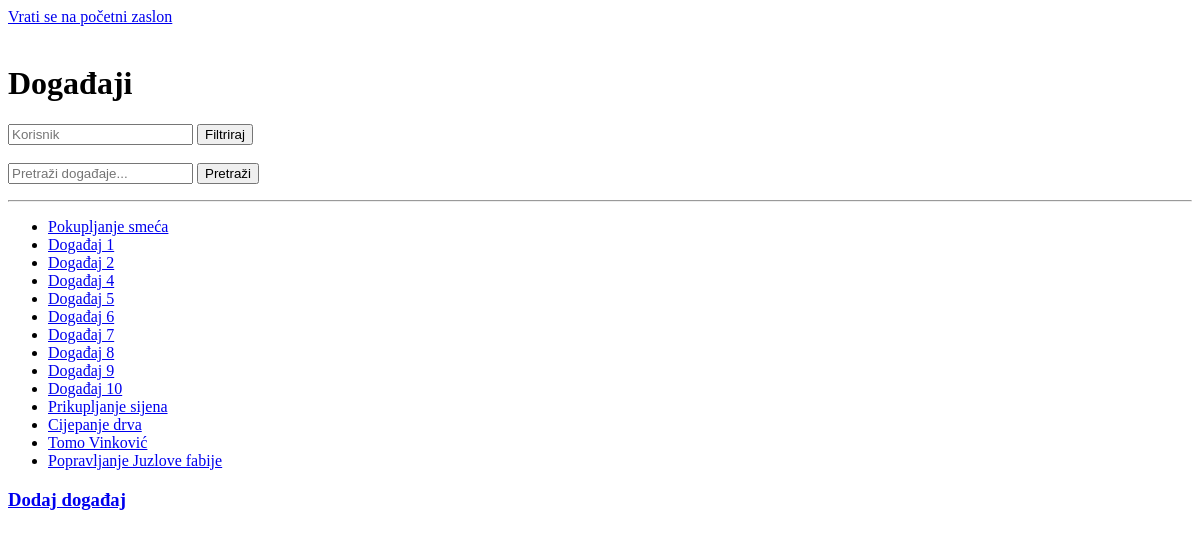
The page /events/ (signed in) on the database as committed earlier.
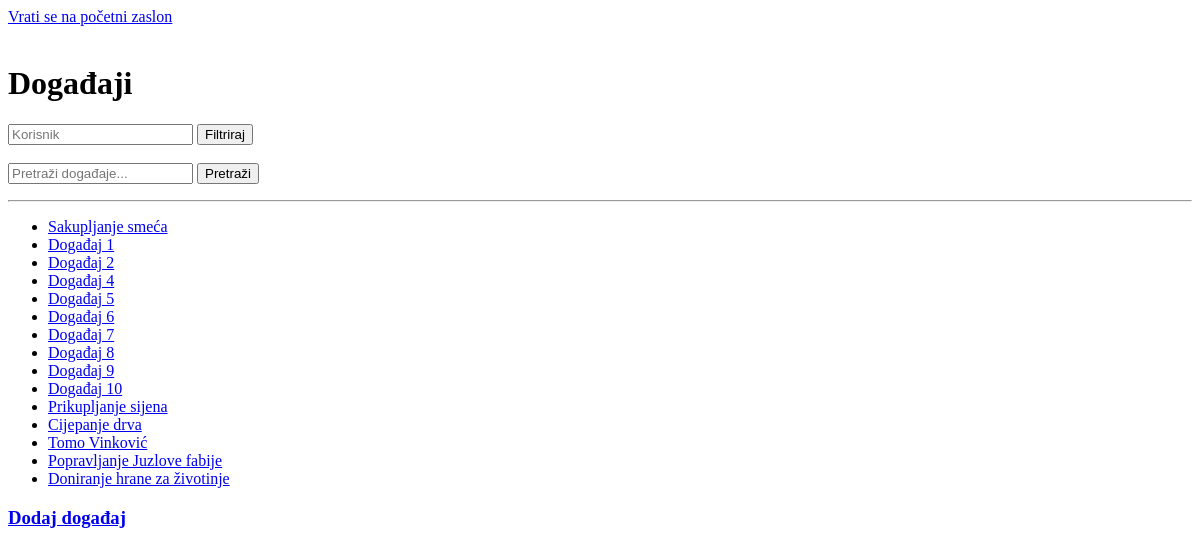
The same page on the database as committed later.
### main/models.py (models this page shows, shortened)
class Event(models.Model):
    title = models.CharField(max_length=200)
    description = models.TextField()
    date = models.DateTimeField()
    location = models.CharField(max_length=255)
    organizer = models.ForeignKey(User, on_delete=models.CASCADE)
    created_at = models.DateTimeField(auto_now_add=True)
    updated_at = models.DateTimeField(auto_now=True)
    class Meta:
        default_permissions = ()
        permissions = [
            ("add_event", "Can add event"),
            ("view_event", "Can view event"),
            ("register_event", "Can register for event"),
            ("comment_event", "Can comment on event"),
        ]

### main/views.py (the view)
# urls.py: path('events/', EventListView.as_view(), name='event_list'),
class EventListView(LoginRequiredMixin, ListView):
    model = Event
    template_name = 'main/Event/event_list.html'
    context_object_name = 'events'
    def get_queryset(self):
        queryset = Event.objects.all()
        organizer = self.request.GET.get('user')
        if organizer:
            queryset = queryset.filter(organizer__username__icontains=organizer)
        query = self.request.GET.get('q')
        if query:
            queryset = queryset.filter(title__icontains=query)
        return queryset

### templates/main/Event/event_list.html (shortened to what this page needs)
<a href="{% url 'main:home' %}">Vrati se na početni zaslon</a>
<h1>Događaji</h1>
    <form method="get" action="">
        <input type="text" name="user" placeholder="Korisnik" value="{{ request.GET.user }}">
        <button type="submit">Filtriraj</button>
        <br><br>
        <input type="text" name="q" placeholder="Pretraži događaje..." value="{{ request.GET.q }}">
        <button type="submit">Pretraži</button>
    </form>
    <hr>
<ul>
    {% for event in events %}
        <li><a href="{% url 'main:event_detail' event.pk %}">{{ event.title }}</a></li>
    {% empty %}
        <li>Nema događaja.</li>
    {% endfor %}
</ul>
<h3><a href="{% url 'main:event_add' %}">Dodaj događaj</a></h3>

Rows that differ between the two databases and show on the page:
changed Event: title "Pokupljanje smeća" → "Sakupljanje smeća"
added Event: title "Doniranje hrane za životinje"
